Frame 1 (no input): blank canvas, image omitted
Frame 60 (no input): blank canvas, image omitted
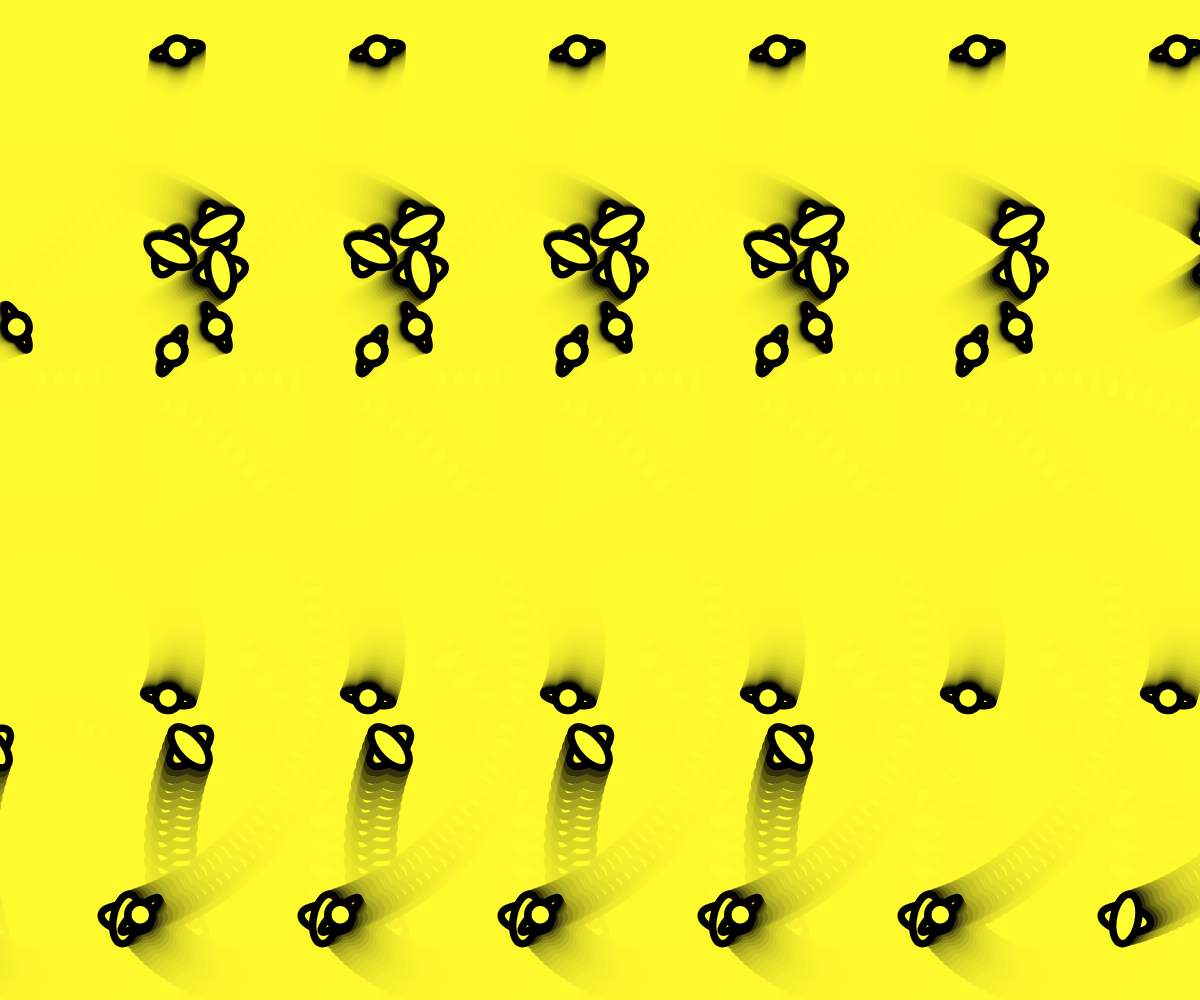
Frame 120 (the mouse pressed at the canvas centre since frame 60)

The p5.js sketch whose frames 1 and 60 were blank and that drew this single picture after the mouse press (run headless with seeded random() and noise() and a simulated clock; from frame 60 on, the mouse is pressed at the canvas centre):

// p5.js sketch
// ── sketch.js
function setup() {
  createCanvas(windowWidth, windowHeight);
//in all honesty this was a little rough for me, i understand the concepts but it got confusing as i progressed since i am kind of working backwards with your template
//will show up to office hours next week
}
let r = 100;
function draw() {
  background(mouseX, mouseY/2, 50, 50); //background color changes with mouse position but Y needed to be tamed

  for (let y = 50; y < height - 50; y += 200) {
    for (let x = 50; x < width - 50; x += 200) {


      push();
      translate(x, y);
      let rotation;
      rotation = map(y,1, 100,cos(frameCount*0.02),cos(frameCount*0.01)); //wanted to use sin and cos to make the planets rotate with start values of 1 and 100 to make the rotation speed different for each row but even though it theoreticlaly makes sense I am still a little puzzled
      rotate(rotation); //used frameCount to make it rotate continuously
      scale(mouseY/200); //scales the elipses with mouseY position

      strokeWeight(3);
      fill("#fdfdfd");

   if (mouseIsPressed == true) { //on click, adds a little saturn like planet shape made from elipses that rotates in the reverse sin and cos from earlier
    noStroke
fill(mouseY,mouseX,50, mouseY); //also changes fill color with mouse position
ellipse(50, 10, 20, 5);
      ellipse(50, 10, 10, 10);
      rotation = map(y,100, 1,cos(frameCount*0.02),sin(frameCount*0.01));
        }
      
      ellipse(50, 100, 20, 10);
      ellipse(50, 100, 10, 20);
   
      //ellipse(mouseY, mouseX, 20, 10);

        
      pop();
    }
  }
}
